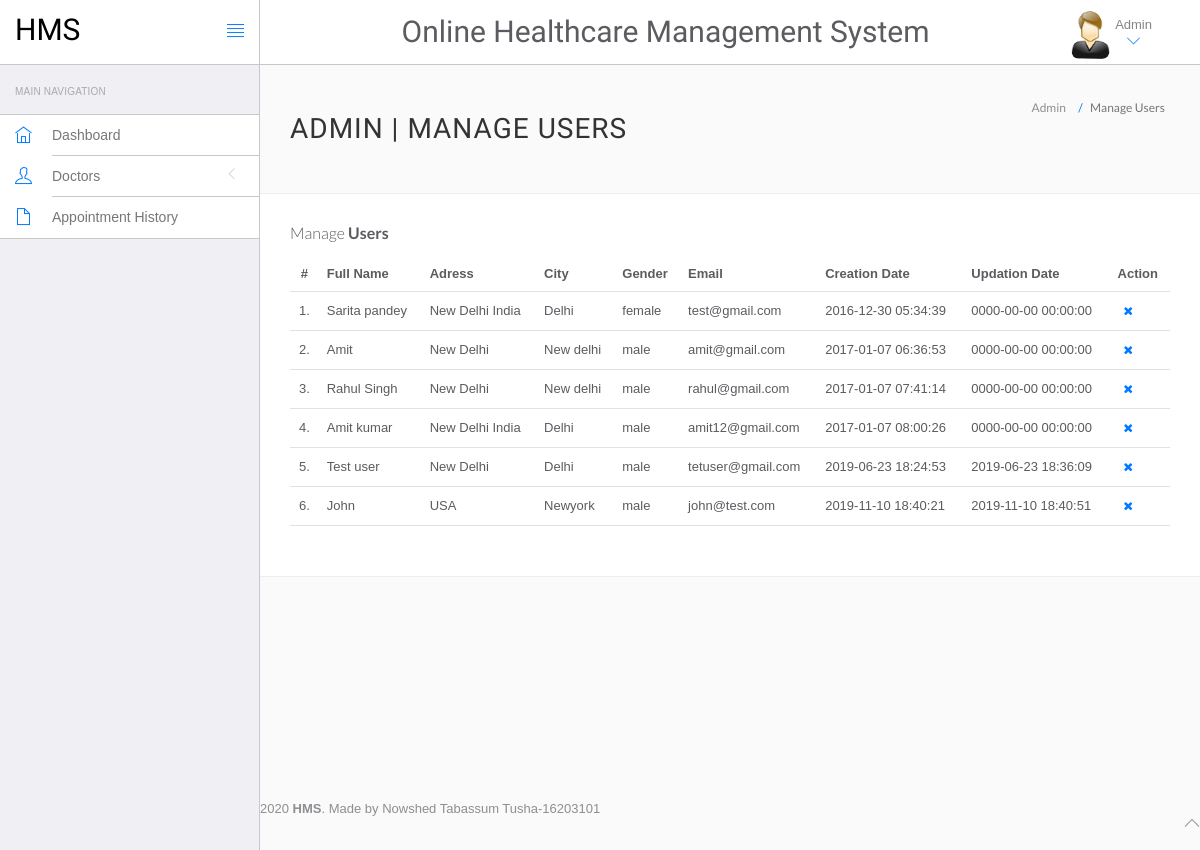
The app's page /hms/admin/manage-users.php (signed in), older data.
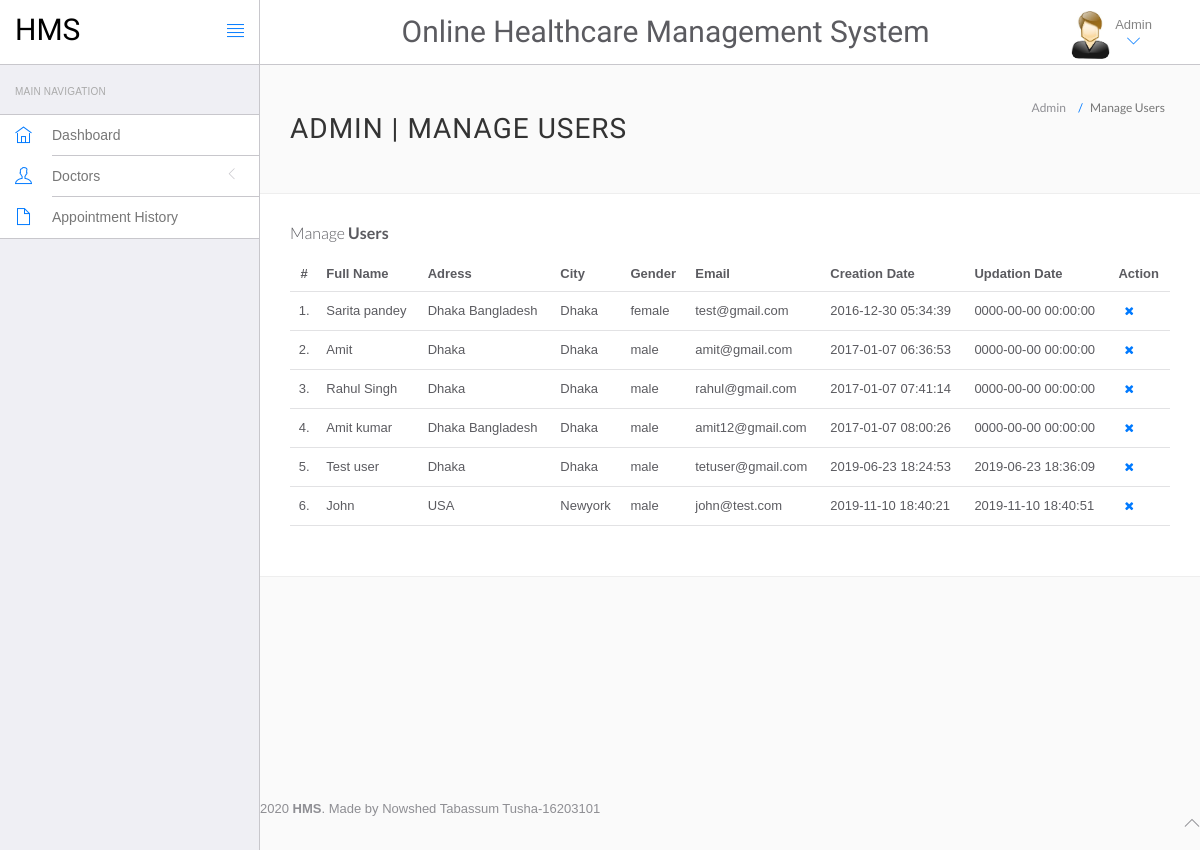
The same page, newer data.
### tables this page shows
CREATE TABLE `users` (
  `id` int(11) NOT NULL,
  `fullName` varchar(255) DEFAULT NULL,
  `address` longtext DEFAULT NULL,
  `city` varchar(255) DEFAULT NULL,
  `gender` varchar(255) DEFAULT NULL,
  `email` varchar(255) DEFAULT NULL,
  `password` varchar(255) DEFAULT NULL,
  `regDate` timestamp NULL DEFAULT current_timestamp(),
  `updationDate` timestamp NULL DEFAULT NULL ON UPDATE current_timestamp()
);

### hms/admin/manage-users.php (the view, shortened to what this page needs)
<?php
include('include/config.php');
?>
<!DOCTYPE html>
<html lang="en">
	<head>
		<link rel="stylesheet" href="vendor/bootstrap/css/bootstrap.min.css">
		<link rel="stylesheet" href="vendor/fontawesome/css/font-awesome.min.css">
		<link rel="stylesheet" href="vendor/themify-icons/themify-icons.min.css">
		<link href="vendor/animate.css/animate.min.css" rel="stylesheet" media="screen">
		<link href="vendor/perfect-scrollbar/perfect-scrollbar.min.css" rel="stylesheet" media="screen">
		<link href="vendor/switchery/switchery.min.css" rel="stylesheet" media="screen">
		<link href="vendor/bootstrap-touchspin/jquery.bootstrap-touchspin.min.css" rel="stylesheet" media="screen">
		<link href="vendor/select2/select2.min.css" rel="stylesheet" media="screen">
		<link href="vendor/bootstrap-datepicker/bootstrap-datepicker3.standalone.min.css" rel="stylesheet" media="screen">
		<link href="vendor/bootstrap-timepicker/bootstrap-timepicker.min.css" rel="stylesheet" media="screen">
		<link rel="stylesheet" href="assets/css/styles.css">
		<link rel="stylesheet" href="assets/css/plugins.css">
		<link rel="stylesheet" href="assets/css/themes/theme-1.css" id="skin_color" />
	</head>
	<body>
		<div id="app">
<?php include('include/sidebar.php');?>
			<div class="app-content">
						<?php include('include/header.php');?>
				<div class="main-content" >
					<div class="wrap-content container" id="container">
						<section id="page-title">
							<div class="row">
								<div class="col-sm-8">
									<h1 class="mainTitle">Admin | Manage Users</h1>
																	</div>
								<ol class="breadcrumb">
									<li>
										<span>Admin</span>
									</li>
									<li class="active">
										<span>Manage Users</span>
									</li>
								</ol>
							</div>
						</section>
						<div class="container-fluid container-fullw bg-white">
									<div class="row">
								<div class="col-md-12">
									<h5 class="over-title margin-bottom-15">Manage <span class="text-bold">Users</span></h5>
									<table class="table table-hover" id="sample-table-1">
										<thead>
											<tr>
												<th class="center">#</th>
												<th>Full Name</th>
												<th class="hidden-xs">Adress</th>
												<th>City</th>
												<th>Gender </th>
												<th>Email </th>
												<th>Creation Date </th>
												<th>Updation Date </th>
												<th>Action</th>
											</tr>
										</thead>
										<tbody>
<?php
$sql=mysqli_query($con,"select * from users");
$cnt=1;
while($row=mysqli_fetch_array($sql))
{
?>
											<tr>
												<td class="center"><?php echo $cnt;?>.</td>
												<td class="hidden-xs"><?php echo $row['fullName'];?></td>
												<td><?php echo $row['address'];?></td>
												<td><?php echo $row['city'];?>
												</td>
												<td><?php echo $row['gender'];?></td>
												<td><?php echo $row['email'];?></td>
												<td><?php echo $row['regDate'];?></td>
												<td><?php echo $row['updationDate'];?>
												</td>
												<td >
												<div class="visible-md visible-lg hidden-sm hidden-xs">
	<a href="manage-users.php?id=<?php echo $row['id']?>&del=delete" onClick="return confirm('Are you sure you want to delete?')"class="btn btn-transparent btn-xs tooltips" tooltip-placement="top" tooltip="Remove"><i class="fa fa-times fa fa-white"></i></a>
												</div>
												</td>
											</tr>
											<?php
$cnt=$cnt+1;
											 }?>
										</tbody>
									</table>
								</div>
							</div>
								</div>
							</div>
						</div>
					</div>
				</div>
	<?php include('include/footer.php');?>
	</body>
</html>

### hms/admin/include/sidebar.php (shortened to what this page needs)
<div class="sidebar app-aside" id="sidebar">
	<div class="sidebar-container perfect-scrollbar">
		<nav>
			<div class="navbar-title">
				<span>Main Navigation</span>
			</div>
			<ul class="main-navigation-menu">
				<li>
					<a href="dashboard.php">
						<div class="item-content">
							<div class="item-media">
								<i class="ti-home"></i>
							</div>
							<div class="item-inner">
								<span class="title"> Dashboard </span>
							</div>
						</div>
					</a>
				</li>
				<li>
					<a href="javascript:void(0)">
						<div class="item-content">
							<div class="item-media">
								<i class="ti-user"></i>
							</div>
							<div class="item-inner">
								<span class="title"> Doctors </span><i class="icon-arrow"></i>
							</div>
						</div>
					</a>
				</li>
				<li>
					<a href="appointment-history.php">
						<div class="item-content">
							<div class="item-media">
								<i class="ti-file"></i>
							</div>
							<div class="item-inner">
								<span class="title"> Appointment History </span>
							</div>
						</div>
					</a>
				</li>
			</ul>
		</nav>
	</div>
</div>

### hms/admin/include/header.php (shortened to what this page needs)
<header class="navbar navbar-default navbar-static-top">
					<div class="navbar-header">
						<a class="navbar-brand" href="#">
							<h2 style="padding-top:20%; color:#000 ">HMS</h2>
						</a>
						<a href="#" class="sidebar-toggler pull-right visible-md visible-lg" data-toggle-class="app-sidebar-closed" data-toggle-target="#app">
							<i class="ti-align-justify"></i>
						</a>
					</div>
					<div class="navbar-collapse collapse">
						<ul class="nav navbar-right">
							<li class="dropdown current-user">
								<a href class="dropdown-toggle" data-toggle="dropdown">
									<img src="assets/images/images.jpg" > <span class="username">
			Admin
									<i class="ti-angle-down"></i></i></span>
								</a>
							</li>
						</ul>
						<div class="text-center p-3" style="margin-top:15px ;"><h2>Online Healthcare Management System</h2></div>
					</div>
				</header>

### hms/admin/include/footer.php
<footer>
				<div class="footer-inner">
					<div class="pull-left">
						 <span style="margin-left: 260px;" class="current-year"></span><span class="text-bold text-uppercase "> HMS</span>. <span>Made by Nowshed Tabassum Tusha-16203101</span>
					</div>
					<div class="pull-right">
						<span class="go-top"><i class="ti-angle-up"></i></span>
					</div>
				</div>
			</footer>

### hms/admin/assets/css/plugins.css (style rules this page uses)
.perfect-scrollbar { overflow-y: hidden !important; }

### hms/admin/assets/css/themes/theme-1.css (style rules this page uses)
body { background: #FAFAFA; }
header .navbar-header { background: #ffffff !important; border-right-color: #c8c7cc !important; border-bottom-color: #c8c7cc !important; }
header .navbar-header .sidebar-toggler, header .navbar-header .sidebar-mobile-toggler { color: #007aff !important; }
header .navbar-header .navbar-brand { color: #777 !important; }
header .navbar-collapse { background: #ffffff !important; border-bottom-color: #c8c7cc !important; box-shadow: none !important; }
header .navbar-collapse .navbar-right > li > a { color: #777; }
header .navbar-collapse .navbar-right > li > a i { color: #007aff !important; }
#sidebar { background: #EFEFF4 !important; }
#sidebar:before { border-right-width: "1px" !important; border-right-style: solid; border-right-color: #c8c7cc !important; }
#sidebar nav { border-right-width: "1px" !important; border-right-style: solid; border-right-color: #c8c7cc !important; }
#sidebar nav .navbar-title { color: #aaaaaa; }
#sidebar nav > ul { background: #ffffff !important; border-bottom-color: #c8c7cc !important; border-top-color: #c8c7cc !important; }
#sidebar nav > ul > li > a .item-media > i { color: #007aff !important; }
#sidebar nav > ul > li > a .item-inner { color: #777 !important; border-bottom-color: #c8c7cc; }

Row changes from the older to the newer data that the page shows:
changed users "Sarita pandey": address "New Delhi India" → "Dhaka Bangladesh"; city "Delhi" → "Dhaka"
changed users "Amit": address "New Delhi" → "Dhaka"; city "New delhi" → "Dhaka"
changed users "Rahul Singh": address "New Delhi" → "Dhaka"; city "New delhi" → "Dhaka"
changed users "Amit kumar": address "New Delhi India" → "Dhaka Bangladesh"; city "Delhi" → "Dhaka"
changed users "Test user": address "New Delhi" → "Dhaka"; city "Delhi" → "Dhaka"
